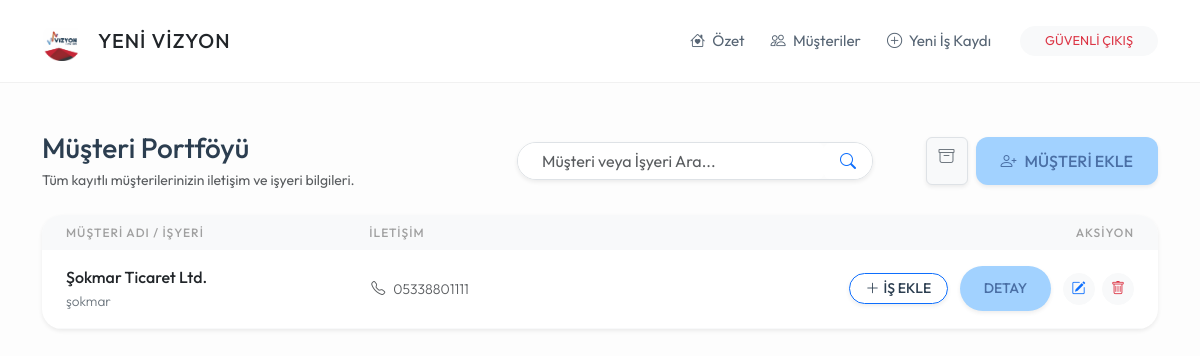
Before: /musteriler (signed in) with the older database file.
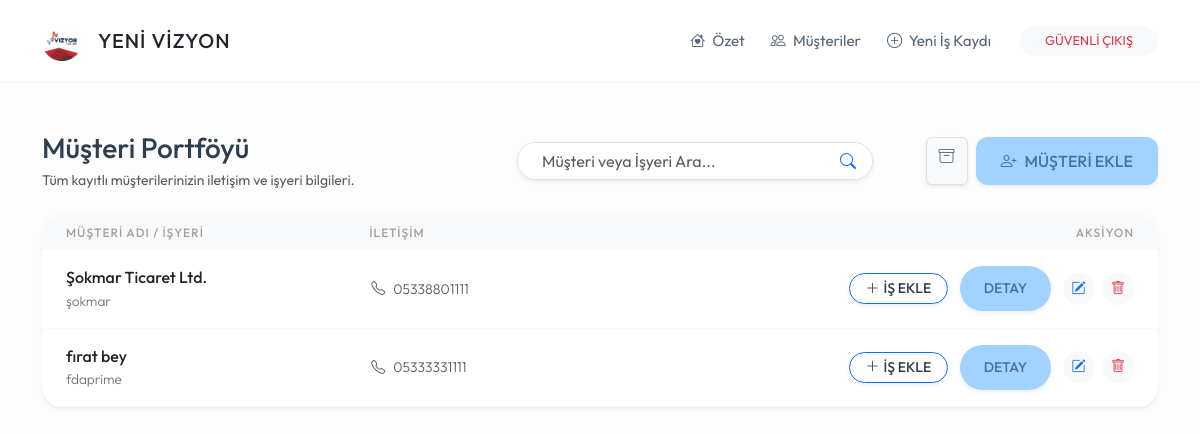
After: the same page with the newer database file.
### app.py (models this page shows)
class Musteri(db.Model):
    id = db.Column(db.Integer, primary_key=True)
    ad_soyad = db.Column(db.String(100), nullable=False)
    telefon = db.Column(db.String(20))
    isyeri_adi = db.Column(db.String(200))
    isyeri_adresi = db.Column(db.Text)
    durum = db.Column(db.String(20), default='Aktif')
    isler = db.relationship('IsKaydi', backref='sahibi', lazy=True)
    odemeler = db.relationship('Odeme', backref='musteri', lazy=True)

### app.py (the view)
@app.route('/musteriler')
def musteriler():
    if 'logged_in' not in session: return redirect(url_for('index'))
    arama_terimi = request.args.get('q')
    if arama_terimi:
        bulunanlar = Musteri.query.filter(
            Musteri.durum == 'Aktif',
            or_(Musteri.ad_soyad.contains(arama_terimi), Musteri.isyeri_adi.contains(arama_terimi))
        ).all()
        return render_template('musteriler.html', musteriler=bulunanlar, arama_var=True, terim=arama_terimi)
    return render_template('musteriler.html', musteriler=Musteri.query.filter_by(durum='Aktif').all(), arama_var=False)

### templates/musteriler.html (shortened to what this page needs)
{% extends "base.html" %}
{% block content %}
<div class="row mb-4 align-items-center">
    <div class="col-md-5">
        <h3 class="mb-1">Müşteri Portföyü</h3>
        <p class="text-muted small mb-0">Tüm kayıtlı müşterilerinizin iletişim ve işyeri bilgileri.</p>
    </div>
    <div class="col-md-4 mt-3 mt-md-0">
        <form action="/musteriler" method="GET" class="d-flex shadow-sm rounded-pill overflow-hidden border">
            <input type="text" name="q" class="form-control border-0 ps-4" placeholder="Müşteri veya İşyeri Ara..." value="{{ terim or '' }}" style="background-color: #fff;">
            <button type="submit" class="btn btn-white border-0 text-primary bg-white px-3">
                <i class="bi bi-search"></i>
            </button>
        </form>
    </div>
    <div class="col-md-3 mt-3 mt-md-0 text-md-end d-flex justify-content-md-end gap-2">
        <a href="/pasif_musteriler" class="btn btn-light text-secondary border shadow-sm" title="Silinenleri Gör">
            <i class="bi bi-archive"></i>
        </a>
        <button class="btn btn-yvr-primary shadow-sm" data-bs-toggle="modal" data-bs-target="#musteriEkleModal">
            <i class="bi bi-person-plus me-2"></i>MÜŞTERİ EKLE
        </button>
    </div>
</div>
<div class="card card-custom p-0 overflow-hidden shadow-sm border-0">
    <div class="table-responsive">
        <table class="table table-hover align-middle mb-0">
            <thead style="background-color: #f8f9fa;">
                <tr>
                    <th class="ps-4">Müşteri Adı / İşyeri</th>
                    <th>İletişim</th>
                    <th class="text-end pe-4">Aksiyon</th>
                </tr>
            </thead>
            <tbody>
                {% for m in musteriler %}
                <tr>
                    <td class="ps-4">
                        <div class="fw-medium text-dark">{{ m.ad_soyad }}</div>
                        {% if m.isyeri_adi %}
                        <div class="small text-secondary" style="font-size: 0.85rem;">{{ m.isyeri_adi }}</div>
                        {% endif %}
                    </td>
                    <td>
                        <div class="small text-muted"><i class="bi bi-telephone me-2"></i>{{ m.telefon or '-' }}</div>
                    </td>
                    <td class="text-end pe-4">
                        <a href="/is_ekle?m_id={{ m.id }}" class="btn btn-sm btn-outline-primary fw-bold rounded-pill px-3 me-2 shadow-sm" title="Bu Müşteriye İş Ekle">
                            <i class="bi bi-plus-lg me-1"></i>İŞ EKLE
                        </a>
                        <a href="/musteri/{{ m.id }}" class="btn btn-sm btn-yvr-primary fw-bold rounded-pill px-4 me-2 shadow-sm" title="Müşteri Detayına Git">
                            DETAY
                        </a>
                        <a href="/musteri_duzenle/{{ m.id }}" class="btn btn-sm btn-light text-primary rounded-circle me-1" style="width: 32px; height: 32px;" title="Düzenle"><i class="bi bi-pencil-square"></i></a>
                        <a href="/musteri_sil/{{ m.id }}" onclick="return confirm('Bu müşteriyi listeden kaldırmak istediğinize emin misiniz? (Geçmiş işlemleri varsa silinmez, arşive kaldırılır.)');" class="btn btn-sm btn-light text-danger rounded-circle" style="width: 32px; height: 32px;" title="Listeden Kaldır"><i class="bi bi-trash"></i></a>
                    </td>
                </tr>
                {% endfor %}
            </tbody>
        </table>
    </div>
</div>
{% endblock %}

### templates/base.html (shortened to what this page needs)
<!DOCTYPE html>
<html lang="tr">
<head>
    <link href="https://cdn.jsdelivr.net/npm/bootstrap@5.3.0/dist/css/bootstrap.min.css" rel="stylesheet">
    <link rel="stylesheet" href="https://cdn.jsdelivr.net/npm/bootstrap-icons@1.11.0/font/bootstrap-icons.css">
</head>
<body>
<nav class="navbar navbar-expand-lg navbar-yvr sticky-top">
    <div class="container">
        <a class="navbar-brand d-flex align-items-center" href="/">
            <img src="/static/logo.png" alt="YVR Logo" onerror="this.src='https://via.placeholder.com/40x40?text=YVR'">
            <span class="ms-3 fw-bold text-dark" style="letter-spacing: 1px;">YENİ VİZYON</span>
        </a>
        <div class="collapse navbar-collapse" id="navbarNav">
            <ul class="navbar-nav ms-auto align-items-center">
                <li class="nav-item"><a class="nav-link" href="/"><i class="bi bi-house-heart me-1"></i> Özet</a></li>
                <li class="nav-item"><a class="nav-link" href="/musteriler"><i class="bi bi-people me-1"></i> Müşteriler</a></li>
                <li class="nav-item"><a class="nav-link" href="/is_ekle"><i class="bi bi-plus-circle me-1"></i> Yeni İş Kaydı</a></li>
                <li class="nav-item ms-lg-3"><a class="btn btn-light btn-sm px-4 rounded-pill text-danger" href="/logout" style="font-size: 0.8rem;">GÜVENLİ ÇIKIŞ</a></li>
            </ul>
        </div>
    </div>
</nav>
<div class="container py-5">
    {% block content %}{% endblock %}
</div>
</body>
</html>

### templates/base.html (style rules this page uses)
:root { --yvr-bg: #fdfdfd; --yvr-card-bg: #ffffff; --yvr-primary: #a2d2ff; --yvr-secondary: #bde0fe; --yvr-accent: #ffafcc; --yvr-text: #576574; --yvr-text-dark: #2c3e50; }
body { background-color: var(--yvr-bg); font-family: 'Outfit', sans-serif; color: var(--yvr-text); font-weight: 400; line-height: 1.6; }
h1, h2, h3, h4, h5, .fw-bold { font-weight: 500 !important; color: var(--yvr-text-dark); }
.navbar-yvr { background-color: white; border-bottom: 1px solid #f1f1f1; padding: 1rem 0; }
.navbar-brand img { height: 40px; width: auto; filter: grayscale(20%); }
.nav-link { color: var(--yvr-text) !important; font-size: 0.95rem; margin: 0 5px; transition: all 0.3s; }
.card-custom { background: var(--yvr-card-bg); border-radius: 20px; border: none; box-shadow: 0 10px 30px rgba(0,0,0,0.02); padding: 1.5rem; }
.btn-yvr-primary { background-color: var(--yvr-primary); color: #4a6fa5; border-radius: 12px; border: none; padding: 12px 25px; font-weight: 500; transition: transform 0.2s; }
.table { --bs-table-bg: transparent; }
.table thead th { font-weight: 500; text-transform: uppercase; font-size: 0.75rem; letter-spacing: 1px; color: #a0a0a0; border: none; }
.table td { border-bottom: 1px solid #f8f9fa; padding: 15px 10px; font-weight: 300; }

Changed rows visible on the page:
added Musteri: ad_soyad "fırat bey", isyeri_adi "fdaprime", telefon "05333331111"
